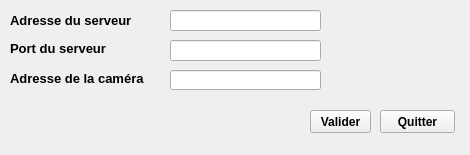
<?xml version="1.0" encoding="UTF-8"?>
<ui version="4.0">
 <class>parametre</class>
 <widget class="QWidget" name="parametre">
  <property name="geometry">
   <rect>
    <x>0</x>
    <y>0</y>
    <width>470</width>
    <height>155</height>
   </rect>
  </property>
  <property name="windowTitle">
   <string>Form</string>
  </property>
  <widget class="QLabel" name="label">
   <property name="geometry">
    <rect>
     <x>10</x>
     <y>10</y>
     <width>141</width>
     <height>21</height>
    </rect>
   </property>
   <property name="font">
    <font>
     <pointsize>10</pointsize>
     <weight>75</weight>
     <bold>true</bold>
    </font>
   </property>
   <property name="text">
    <string>Adresse du serveur</string>
   </property>
  </widget>
  <widget class="QLineEdit" name="lineEdit">
   <property name="geometry">
    <rect>
     <x>170</x>
     <y>10</y>
     <width>151</width>
     <height>21</height>
    </rect>
   </property>
  </widget>
  <widget class="QLabel" name="label_2">
   <property name="geometry">
    <rect>
     <x>10</x>
     <y>40</y>
     <width>141</width>
     <height>16</height>
    </rect>
   </property>
   <property name="font">
    <font>
     <pointsize>10</pointsize>
     <weight>75</weight>
     <bold>true</bold>
    </font>
   </property>
   <property name="text">
    <string>Port du serveur</string>
   </property>
  </widget>
  <widget class="QLabel" name="label_3">
   <property name="geometry">
    <rect>
     <x>10</x>
     <y>70</y>
     <width>151</width>
     <height>16</height>
    </rect>
   </property>
   <property name="font">
    <font>
     <pointsize>10</pointsize>
     <weight>75</weight>
     <bold>true</bold>
    </font>
   </property>
   <property name="text">
    <string>Adresse de la caméra</string>
   </property>
  </widget>
  <widget class="QLineEdit" name="lineEdit_2">
   <property name="geometry">
    <rect>
     <x>170</x>
     <y>40</y>
     <width>151</width>
     <height>21</height>
    </rect>
   </property>
  </widget>
  <widget class="QLineEdit" name="lineEdit_3">
   <property name="geometry">
    <rect>
     <x>170</x>
     <y>70</y>
     <width>151</width>
     <height>20</height>
    </rect>
   </property>
  </widget>
  <widget class="QPushButton" name="pushButton">
   <property name="geometry">
    <rect>
     <x>310</x>
     <y>110</y>
     <width>61</width>
     <height>23</height>
    </rect>
   </property>
   <property name="font">
    <font>
     <weight>75</weight>
     <bold>true</bold>
    </font>
   </property>
   <property name="text">
    <string>Valider</string>
   </property>
  </widget>
  <widget class="QPushButton" name="pushButton_5">
   <property name="geometry">
    <rect>
     <x>380</x>
     <y>110</y>
     <width>75</width>
     <height>23</height>
    </rect>
   </property>
   <property name="font">
    <font>
     <weight>75</weight>
     <bold>true</bold>
    </font>
   </property>
   <property name="text">
    <string>Quitter</string>
   </property>
  </widget>
 </widget>
 <resources/>
 <connections/>
</ui>
